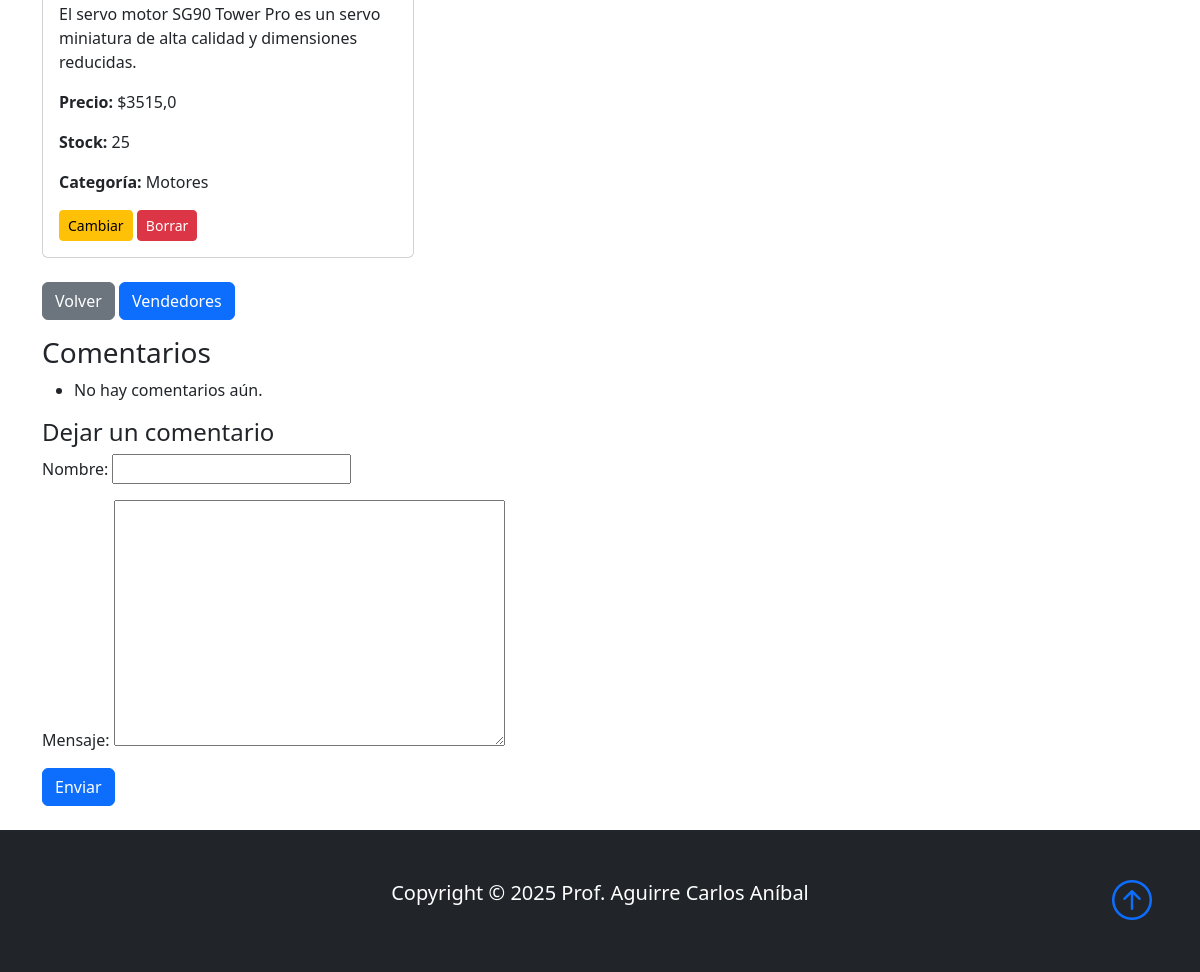
Page /myapp/detallepro/2 (lower part) on the earlier database version.
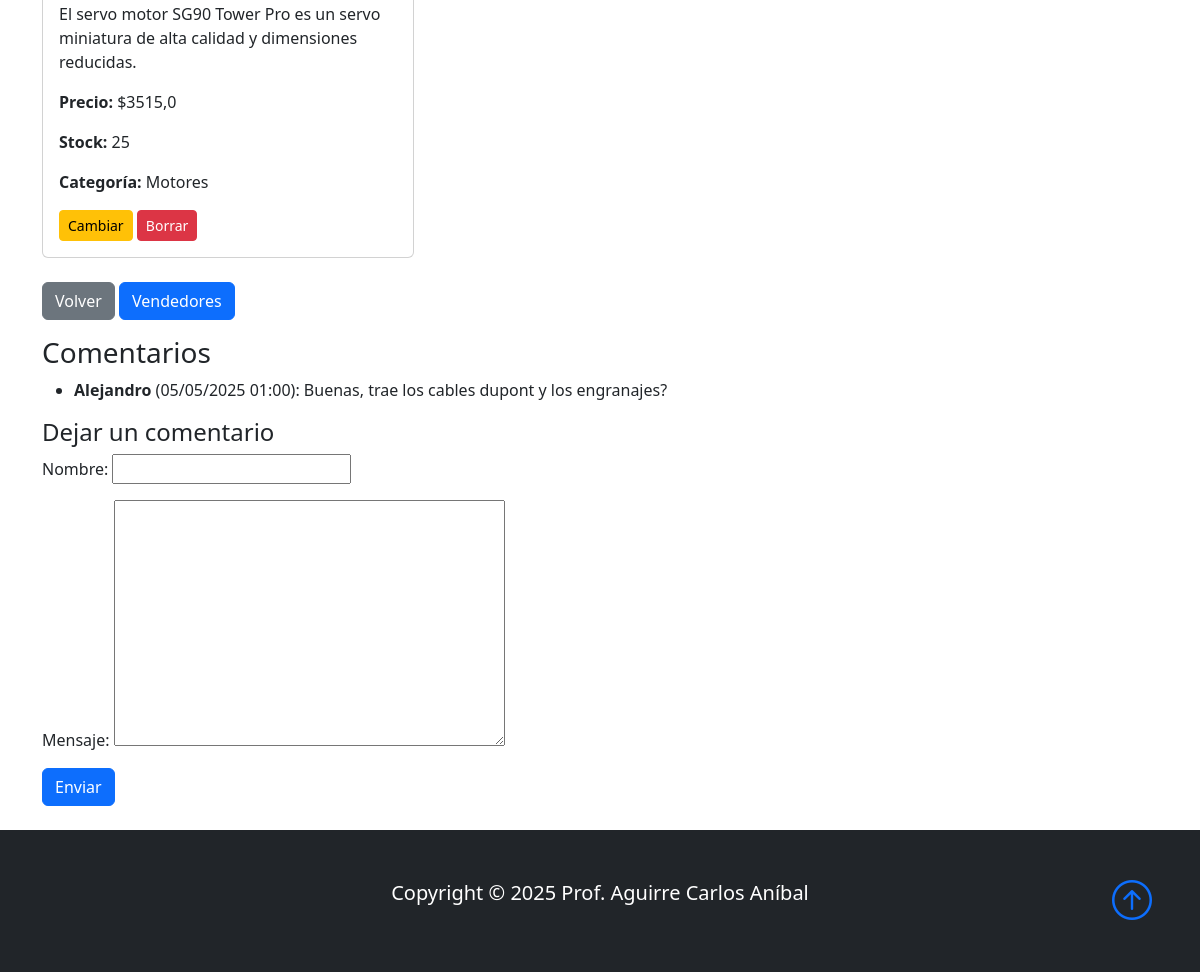
Same page on the later database version.
### myapp/models.py (models this page shows, shortened)
class Comentario(models.Model):
    producto = models.ForeignKey(Productos, on_delete=models.CASCADE, related_name='comentarios')
    nombre = models.CharField(max_length=100)
    texto = models.TextField()
    fecha = models.DateTimeField(default=timezone.now)

### myapp/views.py (the view, shortened to what this page needs)
# urls.py: path('detallepro/<int:pk>', views.ProductoDetailView.as_view() , name='detalle_productos'),
class ProductoDetailView(DetailView):
    model = Productos
    template_name = 'myapp/detalle_productos.html'
    context_object_name = 'producto'
    def get_context_data(self, **kwargs):
        context = super().get_context_data(**kwargs)
        context['comentarios'] = self.object.comentarios.order_by('-fecha')
        context['form'] = ComentarioForm()
        return context

### myapp/forms.py
class ComentarioForm(forms.ModelForm):
    class Meta:
        model = Comentario
        fields = ['nombre', 'texto']
        labels = {
            'texto': 'Mensaje',
        }

### myapp/templates/myapp/detalle_productos.html (shortened to what this page needs)
{% extends 'myapp/base.html' %}
{% block contenido %}
<form method="post" enctype="multipart/form-data">
    <div class="col-md-4 mb-4">
        <div class="card h-100" style="display: flex; justify-content: center; align-items: center;">
            <div class="card-body">
                <p class="card-text">{{ producto.descripcion }}</p>
                <p class="card-text"><strong>Precio:</strong> ${{ producto.precio }}</p>
                <p class="card-text"><strong>Stock:</strong> {{ producto.stock_total }}</p>
                <p class="card-text"><strong>Categoría:</strong> {{ producto.categoria.nombre }}</p>
                <p class="card-text">
                    <a href="{% url 'editar_producto' producto.pk %}" class="btn btn-sm btn-warning">Cambiar</a>
                    <a href="{% url 'eliminar_producto' producto.pk %}" class="btn btn-sm btn-danger">Borrar</a>
                </p>
            </div>
        </div>
    </div>
    <a href="{% url 'productos' %}" class="btn btn-secondary mb-3">Volver</a>
    <a href="{% url 'vendedores' %}" class="btn btn-primary mb-3">Vendedores</a>
</form>
    <h3>Comentarios</h3>
<ul>
    {% for comentario in comentarios %}
        <li><strong>{{ comentario.nombre }}</strong> ({{ comentario.fecha|date:"d/m/Y H:i" }}): {{ comentario.texto }}</li>
    {% empty %}
        <li>No hay comentarios aún.</li>
    {% endfor %}
</ul>
<h4>Dejar un comentario</h4>
<form method="post">
    {{ form.as_p }}
    <button type="submit" class="btn btn-primary">Enviar</button>
</form>
{% endblock %}

Differences in the rows shown:
added Comentario: nombre "Alejandro", fecha "05/05/2025 01:00", texto "Buenas, trae los cables dupont y los engranajes?"
Other differences:
text no longer shown: "No hay comentarios aún."
